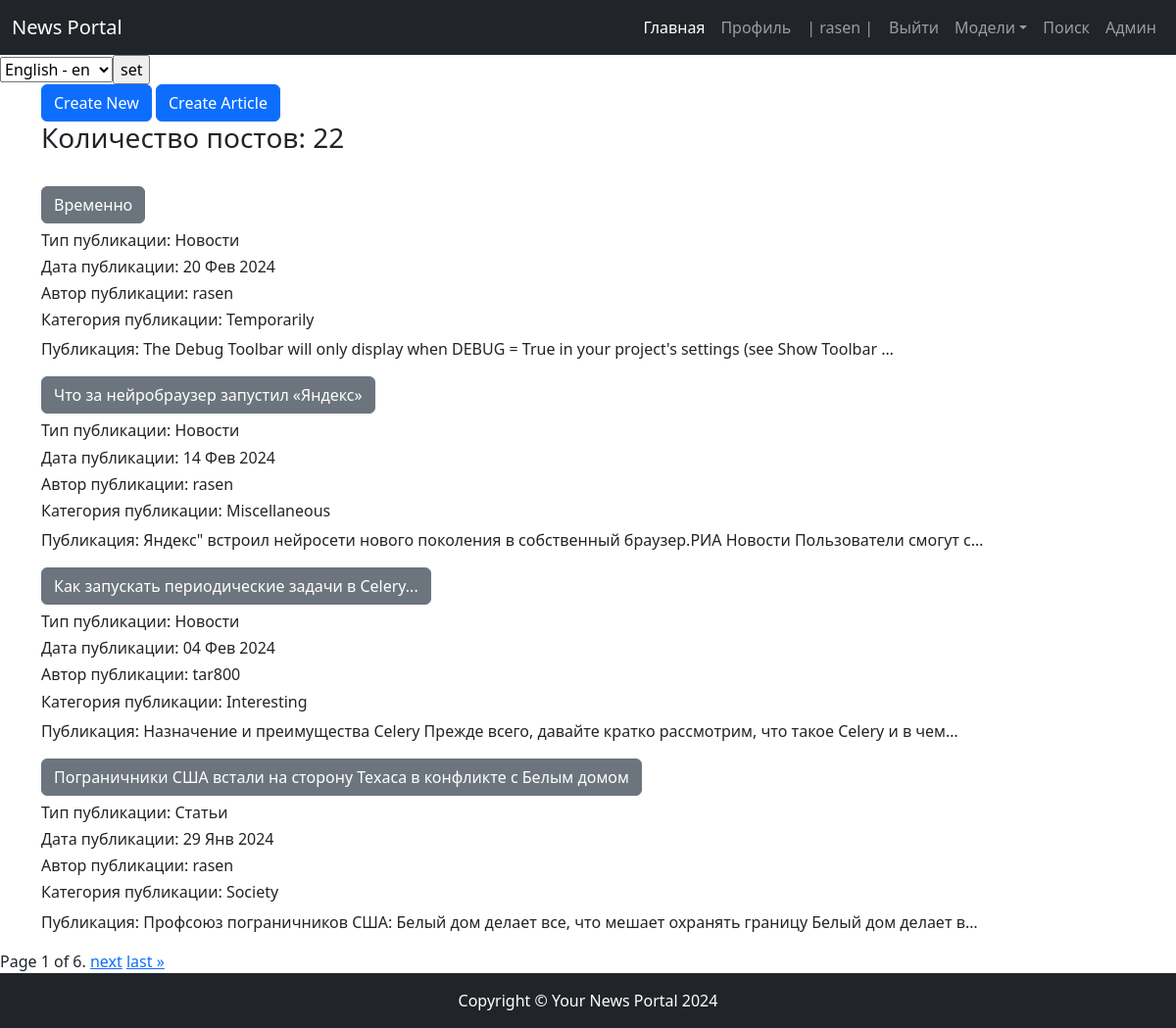
Page /news/ (signed in) on the committed database.
### news/models.py (models this page shows, shortened)
class Post(models.Model):
    news = 'NE'
    articles = 'AR'
    TYPES = [
        (news, 'Новости'),
        (articles, 'Статьи')
    ]
    author = models.ForeignKey(Author, on_delete=models.CASCADE, verbose_name=_('Author'))
    choice_types = models.CharField(_('Choice of Types'), max_length=2, choices=TYPES, default=news)
    time_in = models.DateTimeField(_('Time zone'), default=timezone.now)
    categories_post = models.ManyToManyField(Category, through='PostCategory')
    title = models.CharField(_('Title'), max_length=240, default='')
    content = models.TextField(_('Context'), blank=False)
    rate_new = models.IntegerField(_('New rate'), default=0)
    def get_categories_post(self):    # для posts.html (вывод категории)
        return self.categories_post.all()[0]
    class Meta:
        verbose_name = _('Post')
        verbose_name_plural = _('Posts')

class Author(models.Model):
    user = models.OneToOneField(User, on_delete=models.CASCADE, verbose_name=_('User'))
    rating = models.IntegerField(_('Ratiing'), default=0)
    def __str__(self):
        return f'{self.user.username}'
    class Meta:
        verbose_name = _('Author')
        verbose_name_plural = _('Authors')

class Category(models.Model):
    category_name = models.CharField(_('Name of category'), max_length=200, unique=True)
    subscribers = models.ManyToManyField(User, related_name='categories', verbose_name=_('Subscribers'))
    def __str__(self):
        return f'{self.category_name}'
    class Meta:
        verbose_name = _('Category')
        verbose_name_plural = _('Categories')

### news/views/post.py (the view)
# urls.py: path('news/', PostList.as_view(), name='posts'),
class PostList(ListView):
    model = Post
    ordering = '-time_in'
    template_name = APP + 'posts.html'
    context_object_name = 'posts'
    paginate_by = 4
    queryset = Post.objects.prefetch_related('categories_post')
    def get_context_data(self, **kwargs):
        context = super().get_context_data(**kwargs)
        context['title'] = 'Список постов'
        return context

### news/templates/news/posts.html (shortened to what this page needs)
{% extends 'default.html' %}
{% load cache %}
{% cache 300 content %}
{% block content %}
    <a class="btn btn-primary" href="/news/create/" role="button">Create New</a>
    <a class="btn btn-primary" href="/news/articles/create/" role="button">Create Article</a>
    <br>
    <h3>Количество постов: {{ page_obj.paginator.count }}</h3>
    <br>
    {% for post in posts %}
      <div class="mb-3">
      <h5><b class="text-center"><a href={{ post.pk }} class="btn btn-secondary">{{ post.title|truncatechars:100 }}</a></b></h5>
      <h6>Тип публикации: {{ post.get_choice_types_display }}</h6>
      <h6>Дата публикации: {{ post.time_in|date:'d M Y' }} </h6>
      <h6>Автор публикации: {{ post.author }} </h6>
      <h6> Категория публикации: {{ post.get_categories_post }} </h6>
      <span>Публикация: {{ post.content|truncatechars:100 }}</span>
      </div>
    {% empty %}
        <h3>Новостей нет!</h3>
    {% endfor %}
</div>
<div class="pagination">
   <span>
       <span class="current">
         Page {{ page_obj.number }} of {{ page_obj.paginator.num_pages }}.
      </span>
       {% if page_obj.has_next %}
            <a href="?page={{ page_obj.next_page_number }}">next</a>
            <a href="?page={{ page_obj.paginator.num_pages }}">last &raquo;</a>
       {% endif %}
   </span>
</div>
{% endblock content %}
{% endcache %}

### templates/default.html (shortened to what this page needs)
<!DOCTYPE html>
{% load cache %}
{% load i18n %}
<html height: 100%; lang="en" xmlns:height="http://www.w3.org/1999/xhtml" xmlns:margin="http://www.w3.org/1999/xhtml"
      xmlns:min-height="http://www.w3.org/1999/xhtml">
    <head>
        {% load static %}
        <link href="{% static 'news/css/styles.css' %}" rel="stylesheet" />
    </head>
    <body class="d-flex flex-column h-100">
    {% cache 60 header %}
    <header>
        <nav class="navbar navbar-expand-lg navbar-dark bg-dark">
            <div class="container-fluid">
              <a class="navbar-brand" href="#">News Portal</a>
                <div class="collapse navbar-collapse" id="navbarSupportedContent">
                   <ul class="navbar-nav ms-auto mb-2  mb-2 mb-lg-0">
                        <li class="nav-item active"><a class="nav-link active" aria-current="page" href="../">{% translate "Main" %}</a></li>
                        <li class="nav-item"><a class="nav-link" href="/profile/">{% trans "Profile" %}</a></li>
                        <li class="nav-item">{% if user.is_authenticated %}<a class="nav-link active)">| {{ request.user.username }} |</a>{% endif %}</li>
                        <li class="nav-item">{% if user.is_authenticated %}<a class="nav-link" href='{% url "account_logout" %}'>{% trans "Go out" %}</a>{% endif %}</li>
                        <li class="nav-item dropdown">
                            <a class="nav-link dropdown-toggle" href="#" id="navbarDropdown" role="button" data-bs-toggle="dropdown" aria-expanded="false">{% translate "Models" %}</a>
                        </li>
                       <li class="nav-item"><a class="nav-link" href="/news/search/">{% trans "Search" %}</a></li>
                       <li class="nav-item"><a class="nav-link" href="/admin/">{% trans "Admin" %}</a></li>
                   </ul>
                </div>
            </div>
        </nav>
    </header>
{% endcache %}
    <main class="flex-shrink-0">
        <div class="flex-auto">
        <form action="{% url 'set_language' %}" method="POST"> {% csrf_token %}
            <select name="language" id="">
               {% get_available_languages as LANGUAGES %}
               {% get_language_info_list for LANGUAGES as languages %}
               {% for language in languages %}
                <option value="{{ language.code }}" {% if language.code == LANGUAGE_CODE %} selected {% endif %}>
                    {{ language.name_local }} - {{ language.code }}
                </option>
              {% endfor %}
                <input type="submit" value="set">
            </select>
        </form>
        </div>
        <div class="container">
           {% block content %}
           {% endblock %}
    </main>
        <footer class="py-3 bg-dark">
            <div class="container px-4"><p class="m-0 text-center text-white fixed-button">Copyright &copy; Your News Portal 2024</p></div>
        </footer>
    </body>
</html>

### rows in the picture
Post: title "Временно", choice_types "Новости", time_in "20 Фев 2024", author "rasen", get_categories_post "Temporarily", content "The Debug Toolbar will only display when DEBUG = True in your project's settings (see Show Toolbar …"
Post: title "Что за нейробраузер запустил «Яндекс»", choice_types "Новости", time_in "14 Фев 2024", author "rasen", get_categories_post "Miscellaneous", content "Яндекс\" встроил нейросети нового поколения в собственный браузер.РИА Новости Пользователи смогут с…"
Post: title "Как запускать периодические задачи в Celery...", choice_types "Новости", time_in "04 Фев 2024", author "tar800", get_categories_post "Interesting", content "Назначение и преимущества Celery Прежде всего, давайте кратко рассмотрим, что такое Celery и в чем…"
Post: title "Пограничники США встали на сторону Техаса в конфликте с Белым домом", choice_types "Статьи", time_in "29 Янв 2024", author "rasen", get_categories_post "Society", content "Профсоюз пограничников США: Белый дом делает все, что мешает охранять границу Белый дом делает в…"

### other values in the picture
{{ request.user.username }} "rasen"
{{ page_obj.paginator.count }} "22"
{{ page_obj.number }} "1"
{{ page_obj.paginator.num_pages }} "6"
form field language "English - en"
